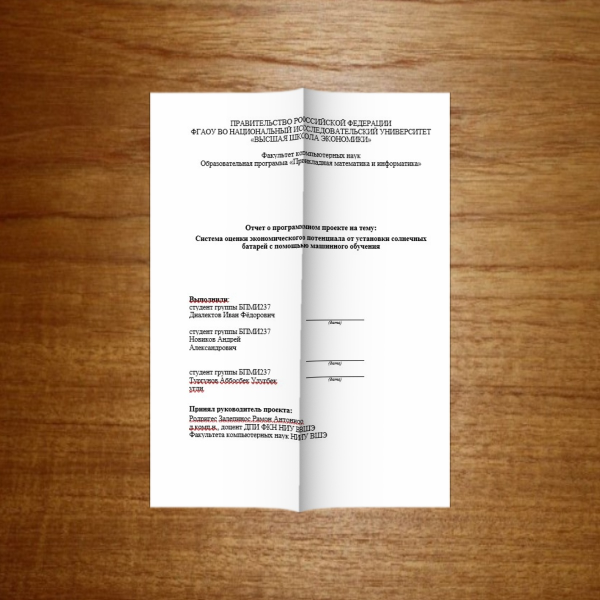
#> input picture dataset_ready/1_1fold.jpg, 1200 x 1200 px (shown at 1/2 size)
$ python -i gen.py   (imports and definitions only)
#> lines starting #> are read from the running program, lines starting #| are printed output that depends on the picture
import numpy as np
import cv2
import os
import random
import json

class SoftFoldGenerator:
    def __init__(self):
        pass

    def _get_curve(self, size, amplitude=5.0):
        t = np.linspace(0, np.random.uniform(1.5, 3.5), size).astype(np.float32)
        phase = np.random.uniform(0, 2*np.pi)

        curve = np.sin(t + phase) * amplitude
        curve += np.sin(t * 2.1 + phase) * (amplitude * 0.4)

        return curve

    def apply_joined_pages_fold(self, img):
        h, w = img.shape[:2]
        grid_y, grid_x = np.mgrid[0:h, 0:w].astype(np.float32)

        wobble = self._get_curve(h, amplitude=w*0.008).reshape(-1, 1)

        fold_x = (w / 2) + wobble

        line_points = []
        step = 5
        for y in range(0, h, step):
            x = float(fold_x[y, 0])
            line_points.append([x, float(y)])
        fold_lines = [line_points]

        dist_norm = np.abs(grid_x - fold_x) / (w / 2)

        amplitude = w * 0.05
        decay = 10.0

        z_map = amplitude * (1 - np.exp(-dist_norm * decay))

        y_rel = (grid_y - h/2) / (h/2)
        map_y = grid_y + (z_map * y_rel * 0.35)

        direction = np.sign(grid_x - fold_x)
        pinch = np.exp(-dist_norm * 30.0) * 4.0
        map_x = grid_x - (z_map * direction * 0.12) - (pinch * direction)

        left_gradient = 1.0 - (0.05 * np.exp(-dist_norm * 5.0))
        right_gradient = 1.0 - (0.35 * np.exp(-dist_norm * 8.0))
        light_map = np.where(grid_x < fold_x, left_gradient, right_gradient)

        light_map = cv2.GaussianBlur(light_map, (5, 5), 0)
        noise = np.random.normal(0, 0.015, (h, w)).astype(np.float32)
        light_map -= (noise * (1.0 - light_map))
        light_map = np.clip(light_map, 0.5, 1.05)

        map_x = map_x.astype(np.float32)
        map_y = map_y.astype(np.float32)

        warped_img = cv2.remap(img, map_x, map_y, interpolation=cv2.INTER_CUBIC, borderMode=cv2.BORDER_CONSTANT, borderValue=(248,248,248))
        warped_img = warped_img.astype(np.float32) * np.dstack([light_map]*3)
        warped_img = np.clip(warped_img, 0, 255).astype(np.uint8)

        mask_src = np.full((h, w), 255, dtype=np.uint8)
        warped_mask = cv2.remap(mask_src, map_x, map_y, interpolation=cv2.INTER_LINEAR, borderMode=cv2.BORDER_CONSTANT, borderValue=0)
        warped_mask = cv2.GaussianBlur(warped_mask, (3, 3), 0)

        return warped_img, warped_mask, fold_lines

    # [384 lines left out: functions apply_z_fold, apply_cross_fold, apply_grid_fold, process_fold, composite_final, main, not called in this run]

# [2 lines not run here, left out]

>>> import cv2
>>> picture = cv2.imread('dataset_ready/1_1fold.jpg')
#> picture is the input picture: shape (1200, 1200, 3); mean B, G, R 114.3, 144.2, 175.9
>>> result = SoftFoldGenerator().apply_joined_pages_fold(picture)
#> in apply_joined_pages_fold, `warped_img = cv2.remap(img, map_x, map_y, interpolation=cv2.INTER_CUBI..`:
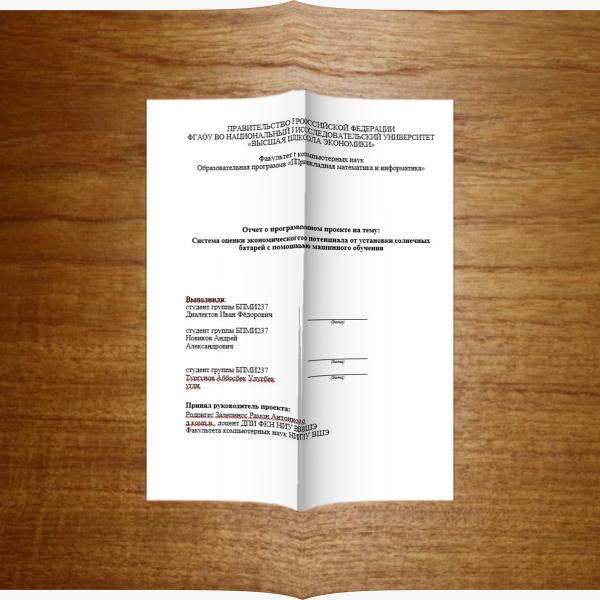
#> warped_img: shape (1200, 1200, 3) (shown at 1/2 size); mean B, G, R 120.5, 149.1, 179.2
#> in apply_joined_pages_fold, `warped_img = warped_img.astype(np.float32) * np.dstack([light_map]*3)`:
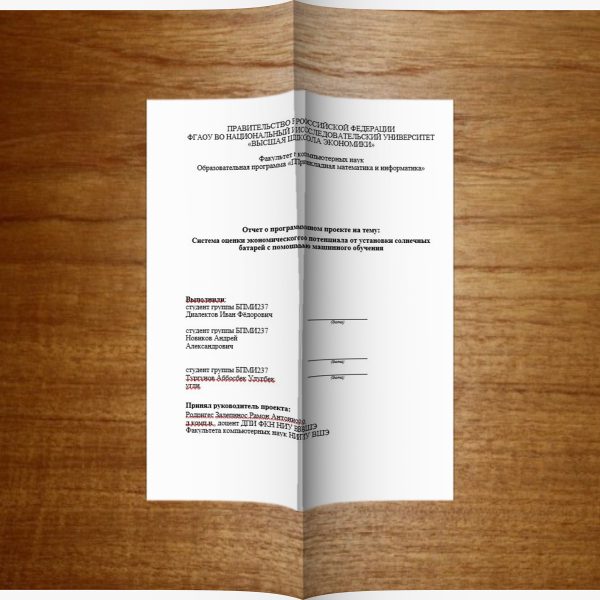
#> warped_img: shape (1200, 1200, 3) float32 (shown at 1/2 size); mean B, G, R 115.4, 143.8, 173.7
#> in apply_joined_pages_fold, `warped_mask = cv2.remap(mask_src, map_x, map_y, interpolation=cv2.INTE..`: mask_src: shape (1200, 1200); every value is 255
